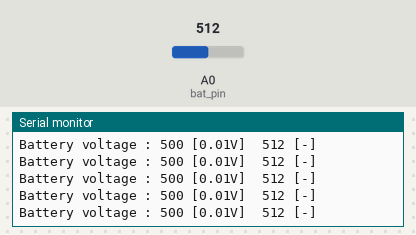
The sketch below on a simulated Arduino Uno, built with avr-gcc and run on an emulated ATmega328P. Shown: the last lines printed to the serial monitor. The inputs (shaded band) are chosen by the test bench; at power-on: A0 (bat_pin) = 512.

Above: at 1.2 s.
1.3 s: A0 (bat_pin) set to 716
At 1.32 s:
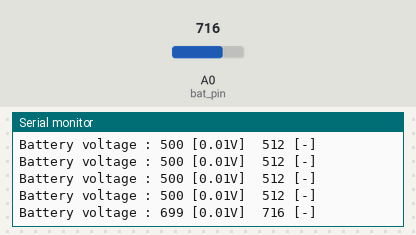
2.8 s: A0 (bat_pin) set to 900
At 2.83 s:
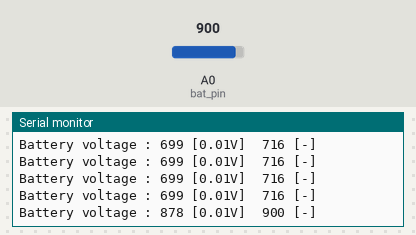
Timing chart, 0 to 5.8 s (numbered marks = the images above; inputs shaded):
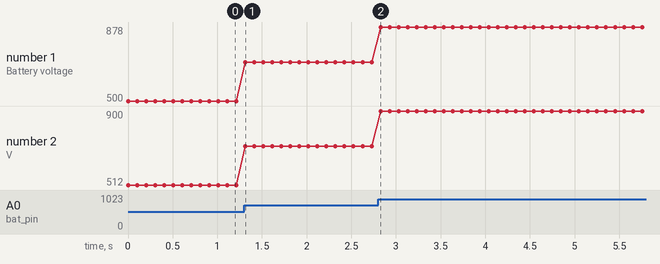

Measured:
- after the input at 1.3 s, the serial monitor: prints a new line at once (image 1)
- after the input at 2.8 s, the serial monitor: prints a new line at once (image 2)
- plotted number 1: 500 → 699 after the input at 1.3 s, 699 → 878 after the input at 2.8 s
- plotted number 2: 512 → 716 after the input at 1.3 s, 716 → 900 after the input at 2.8 s

The sketch:

Battery_voltage_test.ino
```cpp
uint8_t bat_pin = 0;

void setup() {
  Serial.begin(500000);
}

void loop() {
  long vol_raw;
  long vol_x100;

  vol_raw = analogRead(bat_pin);
  vol_x100 = (vol_raw * 100 * 5 * 2) / 1024 ;

  Serial.print("Battery voltage : ");
  Serial.print(vol_x100);
  Serial.print(" [0.01V]  ");
  Serial.print(vol_raw);
  Serial.print(" [-]\n");
  delay(100);
}
```
